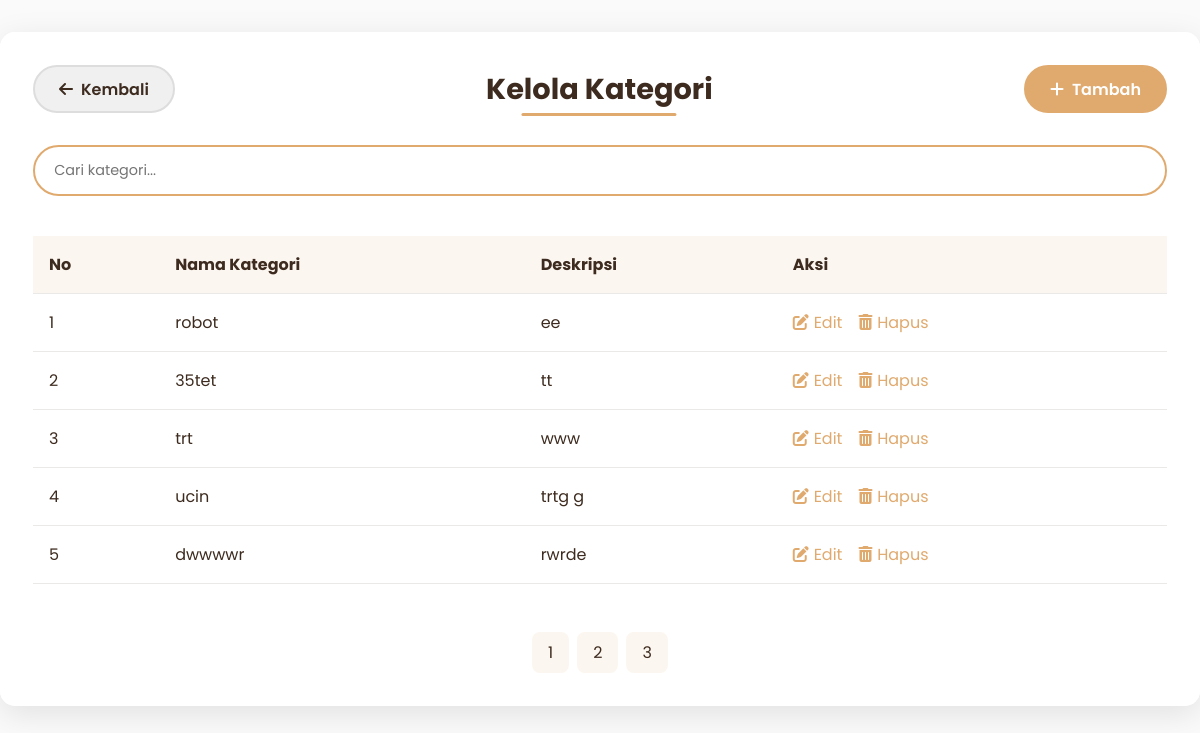
/admin/produk/kategori/kategori.php, run on an earlier commit of the app's database.
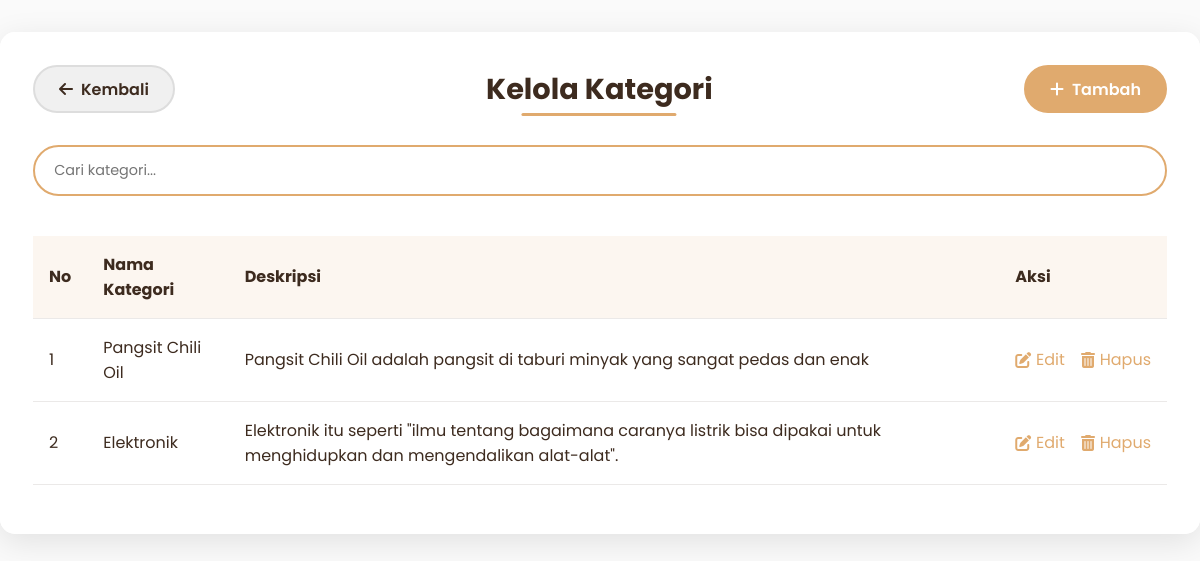
And on a later commit of the database.
### tables this page shows
CREATE TABLE `kategori` (
  `kategori_id` int(11) NOT NULL,
  `nama_kategori` varchar(100) NOT NULL,
  `deskripsi` text DEFAULT NULL
);

### admin/produk/kategori/kategori.php (the view, shortened to what this page needs)
<?php
$koneksi = new mysqli("localhost", "root", "", "kasir_reddra");
$results_per_page = 5;
$page = isset($_GET['page']) ? intval($_GET['page']) : 1;
$start_from = ($page - 1) * $results_per_page;
$sql = "SELECT * FROM kategori LIMIT $start_from, $results_per_page";
$result = $koneksi->query($sql);
$sql_total = "SELECT COUNT(kategori_id) AS total FROM kategori";
$result_total = $koneksi->query($sql_total);
$row_total = $result_total->fetch_assoc();
$total_pages = ceil($row_total["total"] / $results_per_page);
?>
<!DOCTYPE html>
<html>
<head>
    <link rel="stylesheet" href="https://cdnjs.cloudflare.com/ajax/libs/font-awesome/6.4.0/css/all.min.css">
</head>
<body>
    <div class="glass-panel">
        <div class="header">
            <div class="btn-group">
                <a href="../produk.php" class="btn btn-back">
                    <i class="fas fa-arrow-left"></i> Kembali
                </a>
            </div>
            <div class="title-wrapper">
                <h2 class="page-title">Kelola Kategori</h2>
            </div>
            <div class="btn-group">
                <a href="tambah_kategori.php" class="btn btn-primary">
                    <i class="fas fa-plus"></i> Tambah
                </a>
            </div>
        </div>
        <div class="search-box">
            <input type="text" class="search-input" placeholder="Cari kategori..." id="searchInput">
        </div>
        <div class="table-container">
            <table class="data-table">
                <thead>
                    <tr>
                        <th>No</th>
                        <th>Nama Kategori</th>
                        <th>Deskripsi</th>
                        <th>Aksi</th>
                    </tr>
                </thead>
                <tbody id="tableBody">
                    <?php if ($result && $result->num_rows > 0): ?>
                    <?php $no = 1 + ($page - 1) * $results_per_page; ?>
                    <?php while($row = $result->fetch_assoc()): ?>
                    <tr>
                        <td><?= $no++ ?></td>
                        <td><?= htmlspecialchars($row['nama_kategori']) ?></td>
                        <td><?= htmlspecialchars($row['deskripsi']) ?></td>
                        <td>
                            <div class="action-links">
                                <a href="edit_kategori.php?id=<?= $row['kategori_id'] ?>" class="action-link">
                                    <i class="fas fa-edit"></i> Edit
                                </a>
                                <a href="#" class="action-link delete-btn" data-id="<?= $row['kategori_id'] ?>">
                                    <i class="fas fa-trash-alt"></i> Hapus
                                </a>
                            </div>
                        </td>
                    </tr>
                    <?php endwhile; ?>
                    <?php else: ?>
                    <tr>
                        <td colspan="4" style="text-align: center; padding: 2rem;">Tidak ada data kategori</td>
                    </tr>
                    <?php endif; ?>
                </tbody>
            </table>
        </div>
        <?php if ($total_pages > 1 && $results_per_page): ?>
        <div class="pagination">
            <?php for ($i = 1; $i <= $total_pages; $i++): ?>
            <a href="?page=<?= $i ?>" class="page-item <?= $i == $page ? 'active' : '' ?>"><?= $i ?></a>
            <?php endfor; ?>
        </div>
        <?php endif; ?>
    </div>
</body>
</html>

What changed in the data, as far as the page shows it:
removed kategori: nama_kategori "robot", deskripsi "ee"
removed kategori: nama_kategori "35tet", deskripsi "tt"
removed kategori: nama_kategori "trt", deskripsi "www"
removed kategori: nama_kategori "ucin", deskripsi "trtg g"
removed kategori: nama_kategori "dwwwwr", deskripsi "rwrde"
added kategori: nama_kategori "Pangsit Chili Oil", deskripsi "Pangsit Chili Oil adalah pangsit di taburi minyak yang sangat pedas dan enak"
added kategori: nama_kategori "Elektronik", deskripsi "Elektronik itu seperti \"ilmu tentang bagaimana caranya listrik bisa dipakai untuk menghidupkan dan mengendalikan alat-alat\"."
Also different on the page:
list line gone: "1"
list line gone: "2"
list line gone: "3"
